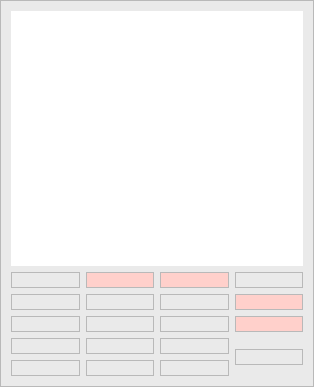
<?xml version="1.0" encoding="UTF-8"?>
<ui version="4.0">
 <class>Widget</class>
 <widget class="QWidget" name="Widget">
  <property name="geometry">
   <rect>
    <x>0</x>
    <y>0</y>
    <width>314</width>
    <height>387</height>
   </rect>
  </property>
  <property name="windowTitle">
   <string>计算机</string>
  </property>
  <property name="windowIcon">
   <iconset>
    <normaloff>C:/Users/92502/Desktop/img_cal/计算器.png</normaloff>C:/Users/92502/Desktop/img_cal/计算器.png</iconset>
  </property>
  <property name="styleSheet">
   <string notr="true">*{
    border:1px solid rgb(185, 185, 185);
	background-color: rgb(234, 234, 234);
}

QPushButton#pushButton_add,#pushButton_sub,#pushButton_divide,#pushButton_mult{
	background-color: rgb(255, 208, 203);
}
QPushButton:hover{
	background-color: rgb(221, 221, 221);
	border:1px solid rgb(185, 185, 185);
}
</string>
  </property>
  <layout class="QVBoxLayout" name="verticalLayout">
   <item>
    <widget class="QPlainTextEdit" name="plainTextEdit">
     <property name="styleSheet">
      <string notr="true">*{
    border:none;
	background-color: rgb(255, 255, 255);

}
</string>
     </property>
    </widget>
   </item>
   <item>
    <layout class="QGridLayout" name="gridLayout">
     <item row="0" column="0">
      <widget class="QPushButton" name="pushButton_Clear">
       <property name="styleSheet">
        <string notr="true">QPushButton#add,#subtraction,#division,#multiplication{
	background-color: rgb(56, 208, 203);
}
</string>
       </property>
       <property name="text">
        <string/>
       </property>
       <property name="icon">
        <iconset>
         <normaloff>C:/Users/92502/Desktop/img_cal/c.png</normaloff>C:/Users/92502/Desktop/img_cal/c.png</iconset>
       </property>
      </widget>
     </item>
     <item row="0" column="1">
      <widget class="QPushButton" name="pushButton_mult">
       <property name="text">
        <string/>
       </property>
       <property name="icon">
        <iconset>
         <normaloff>C:/Users/92502/Desktop/img_cal/jiajianchengchu-3.png</normaloff>C:/Users/92502/Desktop/img_cal/jiajianchengchu-3.png</iconset>
       </property>
      </widget>
     </item>
     <item row="0" column="2">
      <widget class="QPushButton" name="pushButton_divide">
       <property name="text">
        <string/>
       </property>
       <property name="icon">
        <iconset>
         <normaloff>C:/Users/92502/Desktop/img_cal/jiajianchengchu-.png</normaloff>C:/Users/92502/Desktop/img_cal/jiajianchengchu-.png</iconset>
       </property>
      </widget>
     </item>
     <item row="0" column="3">
      <widget class="QPushButton" name="pushButton_backSpace">
       <property name="text">
        <string/>
       </property>
       <property name="icon">
        <iconset>
         <normaloff>C:/Users/92502/Desktop/img_cal/tuige.png</normaloff>C:/Users/92502/Desktop/img_cal/tuige.png</iconset>
       </property>
      </widget>
     </item>
     <item row="1" column="0">
      <widget class="QPushButton" name="pushButton_7_">
       <property name="text">
        <string/>
       </property>
       <property name="icon">
        <iconset>
         <normaloff>C:/Users/92502/Desktop/img_cal/数字7.png</normaloff>C:/Users/92502/Desktop/img_cal/数字7.png</iconset>
       </property>
      </widget>
     </item>
     <item row="1" column="1">
      <widget class="QPushButton" name="pushButton_8_">
       <property name="text">
        <string/>
       </property>
       <property name="icon">
        <iconset>
         <normaloff>C:/Users/92502/Desktop/img_cal/数字8.png</normaloff>C:/Users/92502/Desktop/img_cal/数字8.png</iconset>
       </property>
      </widget>
     </item>
     <item row="1" column="2">
      <widget class="QPushButton" name="pushButton_9_">
       <property name="text">
        <string/>
       </property>
       <property name="icon">
        <iconset>
         <normaloff>C:/Users/92502/Desktop/img_cal/shuzi9.png</normaloff>C:/Users/92502/Desktop/img_cal/shuzi9.png</iconset>
       </property>
      </widget>
     </item>
     <item row="1" column="3">
      <widget class="QPushButton" name="pushButton_sub">
       <property name="text">
        <string/>
       </property>
       <property name="icon">
        <iconset>
         <normaloff>C:/Users/92502/Desktop/img_cal/jiajianchengchu-1.png</normaloff>C:/Users/92502/Desktop/img_cal/jiajianchengchu-1.png</iconset>
       </property>
      </widget>
     </item>
     <item row="2" column="0">
      <widget class="QPushButton" name="pushButton_4_">
       <property name="text">
        <string/>
       </property>
       <property name="icon">
        <iconset>
         <normaloff>C:/Users/92502/Desktop/img_cal/shuzi4.png</normaloff>C:/Users/92502/Desktop/img_cal/shuzi4.png</iconset>
       </property>
      </widget>
     </item>
     <item row="2" column="1">
      <widget class="QPushButton" name="pushButton_5_">
       <property name="text">
        <string/>
       </property>
       <property name="icon">
        <iconset>
         <normaloff>C:/Users/92502/Desktop/img_cal/shuzi5.png</normaloff>C:/Users/92502/Desktop/img_cal/shuzi5.png</iconset>
       </property>
      </widget>
     </item>
     <item row="2" column="2">
      <widget class="QPushButton" name="pushButton_6_">
       <property name="text">
        <string/>
       </property>
       <property name="icon">
        <iconset>
         <normaloff>C:/Users/92502/Desktop/img_cal/数字6.png</normaloff>C:/Users/92502/Desktop/img_cal/数字6.png</iconset>
       </property>
      </widget>
     </item>
     <item row="2" column="3">
      <widget class="QPushButton" name="pushButton_add">
       <property name="text">
        <string/>
       </property>
       <property name="icon">
        <iconset>
         <normaloff>C:/Users/92502/Desktop/img_cal/jiajianchengchu-2.png</normaloff>C:/Users/92502/Desktop/img_cal/jiajianchengchu-2.png</iconset>
       </property>
      </widget>
     </item>
     <item row="3" column="0">
      <widget class="QPushButton" name="pushButton_1_">
       <property name="text">
        <string/>
       </property>
       <property name="icon">
        <iconset>
         <normaloff>C:/Users/92502/Desktop/img_cal/shuzi1.png</normaloff>C:/Users/92502/Desktop/img_cal/shuzi1.png</iconset>
       </property>
      </widget>
     </item>
     <item row="3" column="1">
      <widget class="QPushButton" name="pushButton_2_">
       <property name="text">
        <string/>
       </property>
       <property name="icon">
        <iconset>
         <normaloff>C:/Users/92502/Desktop/img_cal/shuzi2.png</normaloff>C:/Users/92502/Desktop/img_cal/shuzi2.png</iconset>
       </property>
      </widget>
     </item>
     <item row="3" column="2">
      <widget class="QPushButton" name="pushButton_3_">
       <property name="text">
        <string/>
       </property>
       <property name="icon">
        <iconset>
         <normaloff>C:/Users/92502/Desktop/img_cal/shuzi3.png</normaloff>C:/Users/92502/Desktop/img_cal/shuzi3.png</iconset>
       </property>
      </widget>
     </item>
     <item row="3" column="3" rowspan="2">
      <widget class="QPushButton" name="pushButton_equal">
       <property name="text">
        <string/>
       </property>
       <property name="icon">
        <iconset>
         <normaloff>C:/Users/92502/Desktop/img_cal/denghao.png</normaloff>C:/Users/92502/Desktop/img_cal/denghao.png</iconset>
       </property>
      </widget>
     </item>
     <item row="4" column="0">
      <widget class="QPushButton" name="pushButton_perCent">
       <property name="maximumSize">
        <size>
         <width>16777215</width>
         <height>28</height>
        </size>
       </property>
       <property name="text">
        <string/>
       </property>
       <property name="icon">
        <iconset>
         <normaloff>C:/Users/92502/Desktop/img_cal/baifenhao-copy.png</normaloff>C:/Users/92502/Desktop/img_cal/baifenhao-copy.png</iconset>
       </property>
      </widget>
     </item>
     <item row="4" column="1">
      <widget class="QPushButton" name="pushButton_0_">
       <property name="text">
        <string/>
       </property>
       <property name="icon">
        <iconset>
         <normaloff>C:/Users/92502/Desktop/img_cal/shuzi0.png</normaloff>C:/Users/92502/Desktop/img_cal/shuzi0.png</iconset>
       </property>
      </widget>
     </item>
     <item row="4" column="2">
      <widget class="QPushButton" name="pushButton_point">
       <property name="text">
        <string/>
       </property>
       <property name="icon">
        <iconset>
         <normaloff>C:/Users/92502/Desktop/img_cal/xiaoshudian.png</normaloff>C:/Users/92502/Desktop/img_cal/xiaoshudian.png</iconset>
       </property>
      </widget>
     </item>
    </layout>
   </item>
  </layout>
 </widget>
 <resources/>
 <connections/>
</ui>
